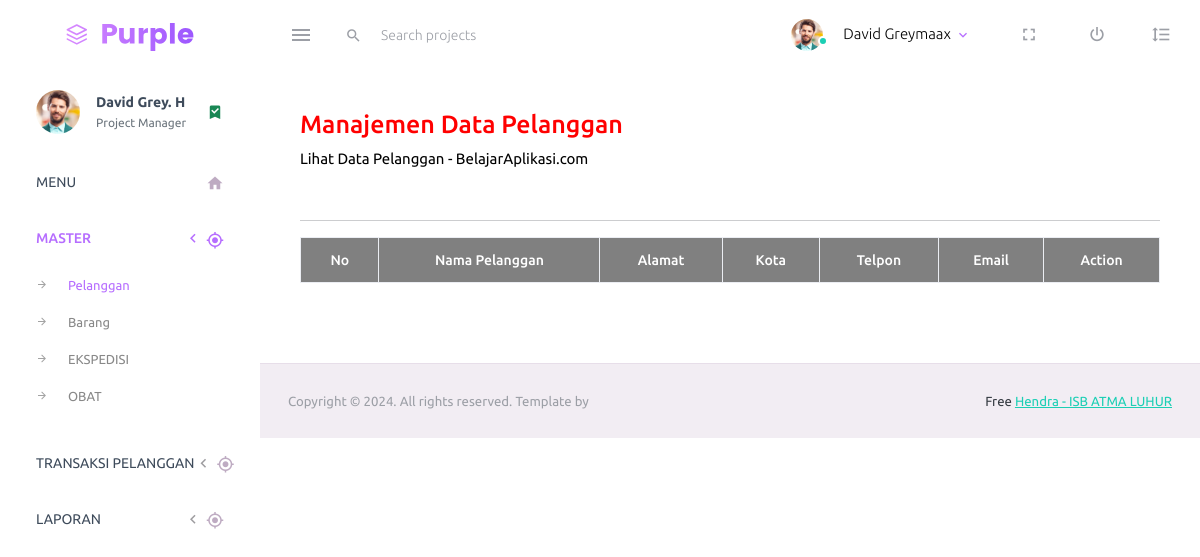
Before: /admin/index.php/pelanggan with the older database file.
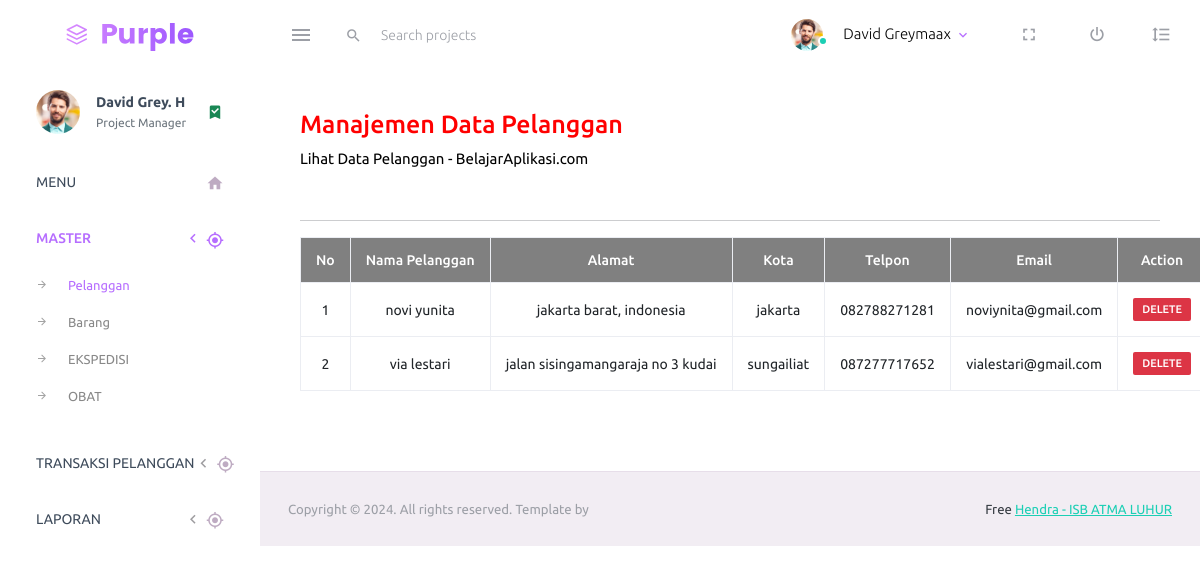
After: the same page with the newer database file.
### tables this page shows
CREATE TABLE pelanggan (
    kd_pelanggan INT(3) PRIMARY KEY,
    nama_pelanggan VARCHAR(50) NOT NULL,
    alamat_pelanggan VARCHAR(100) NOT NULL,
    kota_pelanggan VARCHAR(50) NOT NULL,
    telp_pelanggan VARCHAR(15) NOT NULL,
    email_pelanggan VARCHAR(100) NOT NULL,
    password VARCHAR(50) NOT NULL
);

### admin/application/views/layout/konten.php (called while the page is built)
<?php
	if ($isi) {
		$this->load->view($isi);
	}
?>

### admin/application/views/layout/wrapper.php (called while the page is built)
<?php
	require_once('header.php');
	require_once('menu.php');
	require_once('konten.php');
	require_once('footer.php');
?>

### admin/application/controllers/Pelanggan.php (called while the page is built, shortened)
<?php
	class Pelanggan extends CI_Controller {
		public function __construct() {
			$this->load->model('Pelanggan_model');
			$this->load->model('General_model');
		}
		function index() {
			$query = $this->Pelanggan_model->data_pelanggan();
			$data = array(
				'title' => 'Halaman Dashboard Administrator E-Commerce',
				'isi'   => 'pelanggan/pelanggan_view',
				'data'  => $query
			);
			$this->load->view('layout/wrapper', $data);
		}
	}
?>

### admin/index.php (called while the page is built, shortened)
<?php
require_once BASEPATH.'core/CodeIgniter.php';

### admin/application/models/pelanggan_model.php (called while the page is built, shortened)
<?php
	class Pelanggan_model extends CI_Model {
		public function data_pelanggan() {
			$query = $this->db->query("select * from pelanggan");
			if($query->num_rows() > 0) {
				return $query->result();
			}
		}
	}
?>

### admin/application/views/pelanggan/pelanggan_view.php (the view)
<div class="row">
	<div class="col-12 grid-margin">
		<div class="card">
			<div class="card-body">
				<h3 align="left" style="color:red;">Manajemen Data Pelanggan<br></h3>
				<p align="left" style="color:black;">Lihat Data Pelanggan - BelajarAplikasi.com</p><br>
				<hr>
				<table id="tabel-akademik" class="table table-bordered" border="1">
					<thead>
						<tr class="warning" align="center" style="background: grey;color:white;font-weight: bold;">
							<th scope="col">No</th>
							<th scope="col">Nama Pelanggan</th>
							<th scope="col">Alamat</th>
							<th scope="col">Kota</th>
							<th scope="col">Telpon</th>
							<th scope="col">Email</th>
							<th scope="col">Action</th>
						</tr>
					</thead>
					<tbody>
					<?php
						$no= 1;
						if (isset($data)) {
							foreach ($data as $list) { ?>
								<tr class="active" align="center">
									<td><?php echo $no; ?></td>
									<td><?php echo $list->nama_pelanggan; ?></td>
									<td><?php echo $list->alamat_pelanggan; ?></td>
									<td><?php echo $list->kota_pelanggan; ?></td>
									<td><?php echo $list->telp_pelanggan; ?></td>
									<td><?php echo $list->email_pelanggan; ?></td>
									<td>
										<a href="<?php echo base_url() ?>pelanggan/delete/<?php echo $list->kd_pelanggan; ?>"><span
												class="badge bg-danger">DELETE</span></a>
									</td>
								</tr>
							<?php $no++;
						}
					} ?>
					</tbody>
				</table>
			</div>
		</div>
	</div>
</div>

Changed rows visible on the page:
added pelanggan: nama_pelanggan "novi yunita", alamat_pelanggan "jakarta barat, indonesia", kota_pelanggan "jakarta", telp_pelanggan "082788271281", email_pelanggan "noviynita@gmail.com"
added pelanggan: nama_pelanggan "via lestari", alamat_pelanggan "jalan sisingamangaraja no 3 kudai", kota_pelanggan "sungailiat", telp_pelanggan "087277717652", email_pelanggan "vialestari@gmail.com"
